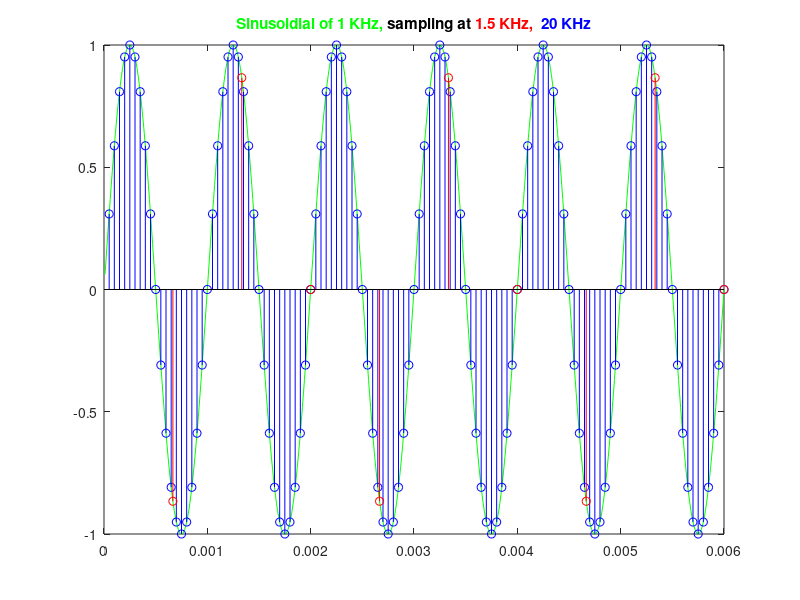
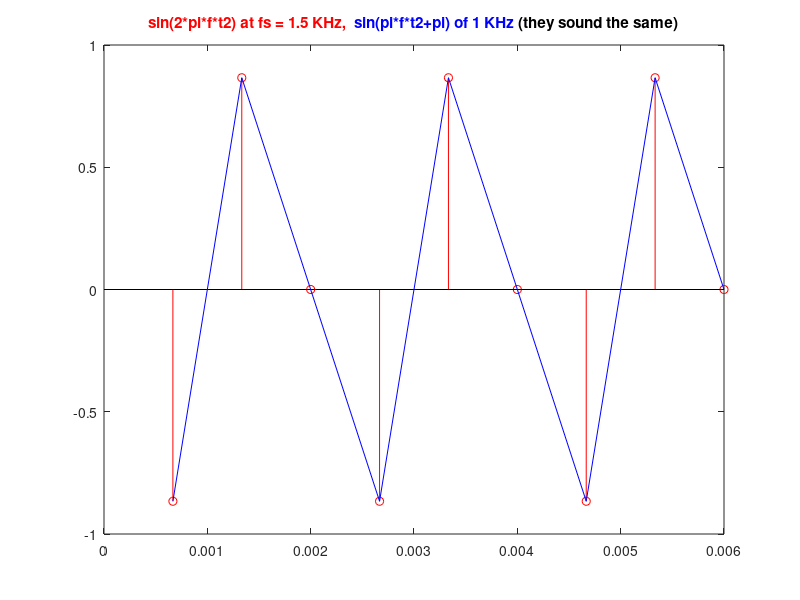

MATLAB code for these plots, in order:
% y at 1kHz
f=1e+3;
T=1/f;
dt=T/100;
Tw=6*T;
t=dt:dt:Tw;
y=sin(2*pi*f*t);

% y1, fs = 20khZ 
fs1=20e+3;
Ts1=1/fs1;
t1=Ts1:Ts1:Tw;
y1=sin(2*pi*f*t1);
plot(t,y,'g')
hold on
stem(t1,y1,'b')
hold on

% y2, fs = 1.5khZ
fs2=1.5e+3;
Ts2=1/fs2;
t2=Ts2:Ts2:Tw;
y2=sin(2*pi*f*t2);

stem(t2,y2,'r')
title('\color{green}Sinusoidial of 1 KHz, \color{black}sampling at \color{red}1.5 KHz, \color{blue} 20 KHz');

%soundsc(y1, fs1);
soundsc(y2, fs2);

% y3 same output with y2
t2=Ts2:Ts2:Tw;
y3=sin(pi*f*t2+pi);
figure
stem(t2,y2,'r')
hold on
plot(t2,y3,'b')
title('\color{red}sin(2*pi*f*t2) at fs = 1.5 KHz, \color{blue} sin(pi*f*t2+pi) of 1 KHz \color{black}(they sound the same)')
%soundsc(y3, fs2);
